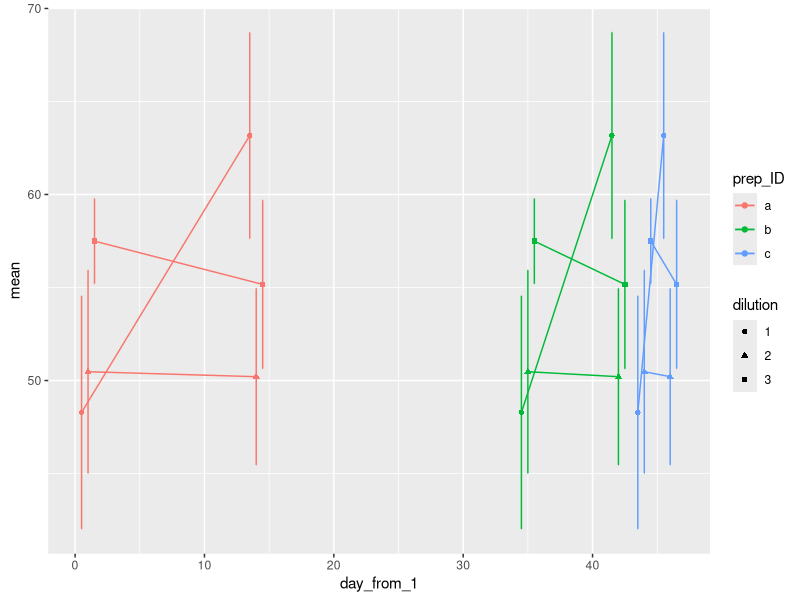

The R script that drew this image:
## ---- chunk 1
knitr::opts_chunk$set(echo = TRUE)
## ---- chunk 2
library(tidyverse)
## ---- chunk 3
#imagining 3 different sample IDs, 
#3 plate reps of each dilution
#3 dilutions
#2 different time points, and the sample IDs start at different times

conidia <- data.frame(prep_ID = rep(letters[1:3], each = 18),
           day_from_1 = rep(c(1,14,35,42,44,46), each = 9),
           dilution = as.factor(rep(rep(c(1,2,3), each=3), 6)),
           plate_rep = rep(c(1,2,3), 18),
           counts = rnorm(18, mean = 50, sd = 8)
)
#made a dilution a factor so it could modify plotting point shape

head(conidia, n=12)           
## ---- chunk 4
pd <- position_dodge(1.5)

conidia %>%
  group_by(prep_ID, dilution, day_from_1) %>%
  summarise(mean = mean(counts),
            sd = sd(counts)) %>%
  ggplot(aes(x = day_from_1, y = mean, 
             col = prep_ID, pch = dilution))+
  geom_errorbar(aes(ymin = mean-sd, ymax = mean + sd), 
                width=.1, position = pd)+
  geom_point(position = pd)+
  geom_line(position = pd, aes(group = interaction (prep_ID, dilution)))
